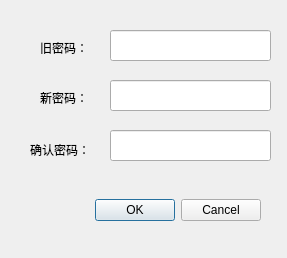
<?xml version="1.0" encoding="UTF-8"?>
<ui version="4.0">
 <class>Change_pwd_dialog</class>
 <widget class="QDialog" name="Change_pwd_dialog">
  <property name="geometry">
   <rect>
    <x>0</x>
    <y>0</y>
    <width>287</width>
    <height>258</height>
   </rect>
  </property>
  <property name="windowTitle">
   <string>Dialog</string>
  </property>
  <widget class="QDialogButtonBox" name="buttonBox">
   <property name="geometry">
    <rect>
     <x>40</x>
     <y>190</y>
     <width>221</width>
     <height>41</height>
    </rect>
   </property>
   <property name="orientation">
    <enum>Qt::Horizontal</enum>
   </property>
   <property name="standardButtons">
    <set>QDialogButtonBox::Cancel|QDialogButtonBox::Ok</set>
   </property>
  </widget>
  <widget class="QLineEdit" name="le_old_pwd">
   <property name="geometry">
    <rect>
     <x>110</x>
     <y>30</y>
     <width>161</width>
     <height>31</height>
    </rect>
   </property>
   <property name="inputMethodHints">
    <set>Qt::ImhHiddenText|Qt::ImhNoAutoUppercase|Qt::ImhNoPredictiveText|Qt::ImhSensitiveData</set>
   </property>
   <property name="text">
    <string/>
   </property>
   <property name="echoMode">
    <enum>QLineEdit::Password</enum>
   </property>
  </widget>
  <widget class="QLabel" name="label">
   <property name="geometry">
    <rect>
     <x>40</x>
     <y>40</y>
     <width>60</width>
     <height>16</height>
    </rect>
   </property>
   <property name="text">
    <string>旧密码：</string>
   </property>
  </widget>
  <widget class="QLineEdit" name="le_new_pwd">
   <property name="geometry">
    <rect>
     <x>110</x>
     <y>80</y>
     <width>161</width>
     <height>31</height>
    </rect>
   </property>
   <property name="inputMethodHints">
    <set>Qt::ImhHiddenText|Qt::ImhNoAutoUppercase|Qt::ImhNoPredictiveText|Qt::ImhSensitiveData</set>
   </property>
   <property name="text">
    <string/>
   </property>
   <property name="echoMode">
    <enum>QLineEdit::Password</enum>
   </property>
  </widget>
  <widget class="QLabel" name="label_2">
   <property name="geometry">
    <rect>
     <x>40</x>
     <y>90</y>
     <width>60</width>
     <height>16</height>
    </rect>
   </property>
   <property name="text">
    <string>新密码：</string>
   </property>
  </widget>
  <widget class="QLabel" name="label_3">
   <property name="geometry">
    <rect>
     <x>30</x>
     <y>140</y>
     <width>71</width>
     <height>20</height>
    </rect>
   </property>
   <property name="text">
    <string>确认密码：</string>
   </property>
  </widget>
  <widget class="QLineEdit" name="le_confirm_pwd">
   <property name="geometry">
    <rect>
     <x>110</x>
     <y>130</y>
     <width>161</width>
     <height>31</height>
    </rect>
   </property>
   <property name="inputMethodHints">
    <set>Qt::ImhHiddenText|Qt::ImhNoAutoUppercase|Qt::ImhNoPredictiveText|Qt::ImhSensitiveData</set>
   </property>
   <property name="text">
    <string/>
   </property>
   <property name="echoMode">
    <enum>QLineEdit::Password</enum>
   </property>
  </widget>
 </widget>
 <resources/>
 <connections>
  <connection>
   <sender>buttonBox</sender>
   <signal>accepted()</signal>
   <receiver>Change_pwd_dialog</receiver>
   <slot>accept()</slot>
   <hints>
    <hint type="sourcelabel">
     <x>248</x>
     <y>254</y>
    </hint>
    <hint type="destinationlabel">
     <x>157</x>
     <y>274</y>
    </hint>
   </hints>
  </connection>
  <connection>
   <sender>buttonBox</sender>
   <signal>rejected()</signal>
   <receiver>Change_pwd_dialog</receiver>
   <slot>reject()</slot>
   <hints>
    <hint type="sourcelabel">
     <x>316</x>
     <y>260</y>
    </hint>
    <hint type="destinationlabel">
     <x>286</x>
     <y>274</y>
    </hint>
   </hints>
  </connection>
 </connections>
</ui>
